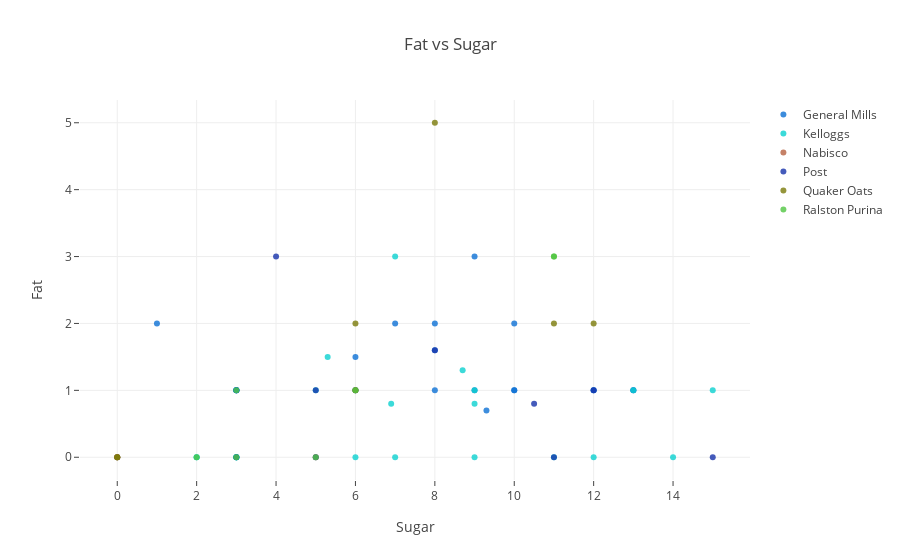

The code cell stored with this chart in its notebook:
### Code cell
py.offline.iplot(fig)

### Figure 1 — Plotly figure (JSON) as saved in the notebook; plotly's stock layout.template omitted (floating-point values rounded to 4 significant figures)
{"data": [{"marker": {"color": "rgba(12, 112, 212, 0.8)"}, "mode": "markers", "name": "General Mills", "text": ["General Mills", "General Mills", "General Mills", "General Mills", "General Mills", "General Mills", "General Mills", "General Mills", "General Mills", "General Mills", "General Mills", "General Mills", "General Mills", "General Mills", "General Mills", "General Mills", "General Mills", "General Mills", "General Mills", "General Mills", "General Mills", "General Mills"], "type": "scatter", "uid": "8b56aaae-dabd-49ae-bffc-74c0cf114943", "x": ["10.0", "6.0", "1.0", "9.0", "7.0", "13.0", "13.0", "10.0", "9.0", "10.0", "3.0", "12.0", "6.0", "8.0", "8.0", "3.0", "9.3", "3.0", "3.0", "12.0", "3.0", "8.0"], "y": ["2.0", "1.5", "2.0", "3.0", "2.0", "1.0", "1.0", "1.0", "1.0", "1.0", "1.0", "1.0", "1.0", "1.6", "2.0", "1.0", "0.7", "1.0", "1.0", "1.0", "1.0", "1.0"]}, {"marker": {"color": "rgba(11, 209, 208, 0.8)"}, "mode": "markers", "name": "Kelloggs", "text": ["Kelloggs", "Kelloggs", "Kelloggs", "Kelloggs", "Kelloggs", "Kelloggs", "Kelloggs", "Kelloggs", "Kelloggs", "Kelloggs", "Kelloggs", "Kelloggs", "Kelloggs", "Kelloggs", "Kelloggs", "Kelloggs", "Kelloggs", "Kelloggs", "Kelloggs", "Kelloggs", "Kelloggs", "Kelloggs", "Kelloggs"], "type": "scatter", "uid": "b7702175-9149-4254-b7e6-fb148e222d9d", "x": ["5.0", "0.0", "14.0", "2.0", "12.0", "7.0", "3.0", "13.0", "11.0", "7.0", "9.0", "6.0", "6.9", "8.7", "9.0", "5.3", "2.0", "3.0", "9.0", "6.0", "3.0", "15.0", "3.0"], "y": ["1.0", "0.0", "0.0", "0.0", "0.0", "3.0", "0.0", "1.0", "0.0", "0.0", "0.0", "1.0", "0.8", "1.3", "1.0", "1.5", "0.0", "0.0", "0.8", "0.0", "0.0", "1.0", "0.0"]}, {"marker": {"color": "rgba(183, 98, 65, 0.8)"}, "mode": "markers", "name": "Nabisco", "text": ["Nabisco", "Nabisco", "Nabisco", "Nabisco", "Nabisco"], "type": "scatter", "uid": "4214c382-e009-426f-b85c-2a1126d4c00e", "x": ["6.0", "0.0", "0.0", "0.0", "5.0"], "y": ["1.0", "0.0", "0.0", "0.0", "0.0"]}, {"marker": {"color": "rgba(23, 50, 170, 0.8)"}, "mode": "markers", "name": "Post", "text": ["Post", "Post", "Post", "Post", "Post", "Post", "Post", "Post", "Post"], "type": "scatter", "uid": "0649e30a-55bc-4479-8e99-b166a8136c3e", "x": ["5.0", "8.0", "12.0", "15.0", "5.0", "3.0", "4.0", "11.0", "10.5"], "y": ["0.0", "1.6", "1.0", "0.0", "1.0", "0.0", "3.0", "0.0", "0.8"]}, {"marker": {"color": "rgba(123, 123, 10, 0.8)"}, "mode": "markers", "name": "Quaker Oats", "text": ["Quaker Oats", "Quaker Oats", "Quaker Oats", "Quaker Oats", "Quaker Oats", "Quaker Oats", "Quaker Oats"], "type": "scatter", "uid": "0aaae6a0-5d40-4316-9f58-f7c5029c73ff", "x": ["8.0", "12.0", "11.0", "6.0", "0.0", "0.0", "6.0"], "y": ["5.0", "2.0", "2.0", "2.0", "0.0", "0.0", "1.0"]}, {"marker": {"color": "rgba(80, 198, 65, 0.8)"}, "mode": "markers", "name": "Ralston Purina", "text": ["Ralston Purina", "Ralston Purina", "Ralston Purina", "Ralston Purina", "Ralston Purina", "Ralston Purina", "Ralston Purina"], "type": "scatter", "uid": "0d122abd-84dd-4cb8-b5da-4064cb2396d3", "x": ["6.0", "3.0", "5.0", "11.0", "11.0", "2.0", "3.0"], "y": ["1.0", "0.0", "0.0", "3.0", "3.0", "0.0", "1.0"]}], "layout": {"title": {"text": "Fat vs Sugar"}, "xaxis": {"ticklen": 5, "title": {"text": "Sugar"}, "zeroline": false}, "yaxis": {"ticklen": 5, "title": {"text": "Fat"}, "zeroline": false}}}
